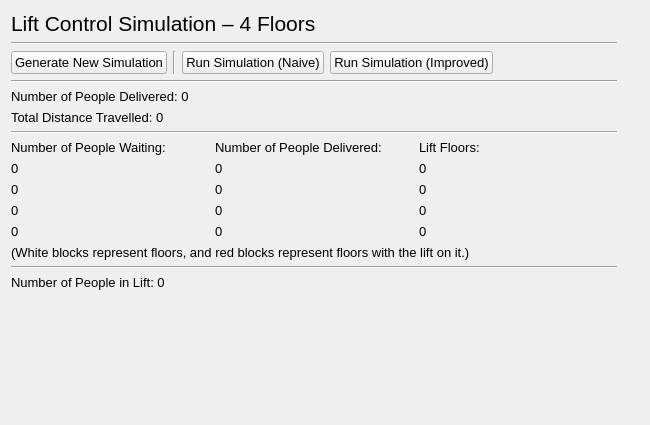
<?xml version="1.0" encoding="UTF-8"?>
<ui version="4.0">
 <class>mwindow_sim_4_floors</class>
 <widget class="QMainWindow" name="mwindow_sim_4_floors">
  <property name="geometry">
   <rect>
    <x>0</x>
    <y>0</y>
    <width>650</width>
    <height>425</height>
   </rect>
  </property>
  <property name="font">
   <font>
    <pointsize>10</pointsize>
   </font>
  </property>
  <property name="windowTitle">
   <string>Lift Control Simulation – 4 Floors</string>
  </property>
  <widget class="QWidget" name="central_widget">
   <widget class="QWidget" name="layoutWidget">
    <property name="geometry">
     <rect>
      <x>11</x>
      <y>11</y>
      <width>606</width>
      <height>392</height>
     </rect>
    </property>
    <layout class="QVBoxLayout" name="vert_layout_lift_control">
     <item>
      <widget class="QLabel" name="lbl_lift_control">
       <property name="font">
        <font>
         <pointsize>16</pointsize>
         <bold>false</bold>
        </font>
       </property>
       <property name="text">
        <string>Lift Control Simulation – 4 Floors</string>
       </property>
      </widget>
     </item>
     <item>
      <widget class="Line" name="hori_line_lift_control">
       <property name="orientation">
        <enum>Qt::Horizontal</enum>
       </property>
      </widget>
     </item>
     <item>
      <layout class="QHBoxLayout" name="hori_layout_nav">
       <item>
        <widget class="QPushButton" name="btn_generate_new_sim">
         <property name="text">
          <string>Generate New Simulation</string>
         </property>
        </widget>
       </item>
       <item>
        <widget class="Line" name="vert_line_buttons">
         <property name="orientation">
          <enum>Qt::Vertical</enum>
         </property>
        </widget>
       </item>
       <item alignment="Qt::AlignLeft">
        <widget class="QPushButton" name="btn_run_sim_naive">
         <property name="text">
          <string>Run Simulation (Naive)</string>
         </property>
        </widget>
       </item>
       <item>
        <widget class="QPushButton" name="btn_run_sim_improved">
         <property name="text">
          <string>Run Simulation (Improved)</string>
         </property>
        </widget>
       </item>
       <item>
        <spacer name="hori_spacer_nav">
         <property name="orientation">
          <enum>Qt::Horizontal</enum>
         </property>
         <property name="sizeHint" stdset="0">
          <size>
           <width>40</width>
           <height>20</height>
          </size>
         </property>
        </spacer>
       </item>
      </layout>
     </item>
     <item>
      <widget class="Line" name="hori_line_nav">
       <property name="orientation">
        <enum>Qt::Horizontal</enum>
       </property>
      </widget>
     </item>
     <item>
      <widget class="QLabel" name="lbl_num_delivered">
       <property name="text">
        <string>Number of People Delivered: 0</string>
       </property>
      </widget>
     </item>
     <item>
      <widget class="QLabel" name="lbl_distance_travelled">
       <property name="text">
        <string>Total Distance Travelled: 0</string>
       </property>
      </widget>
     </item>
     <item>
      <widget class="Line" name="hori_line_summary">
       <property name="orientation">
        <enum>Qt::Horizontal</enum>
       </property>
      </widget>
     </item>
     <item>
      <layout class="QGridLayout" name="grid_layout_sim">
       <item row="0" column="1">
        <widget class="QLabel" name="lbl_delivered_floors">
         <property name="font">
          <font>
           <pointsize>10</pointsize>
           <bold>false</bold>
          </font>
         </property>
         <property name="text">
          <string>Number of People Delivered:</string>
         </property>
        </widget>
       </item>
       <item row="3" column="0">
        <widget class="QLabel" name="lbl_waiting_1">
         <property name="text">
          <string>0</string>
         </property>
        </widget>
       </item>
       <item row="1" column="1">
        <widget class="QLabel" name="lbl_delivered_3">
         <property name="text">
          <string>0</string>
         </property>
        </widget>
       </item>
       <item row="4" column="0">
        <widget class="QLabel" name="lbl_waiting_0">
         <property name="text">
          <string>0</string>
         </property>
        </widget>
       </item>
       <item row="0" column="2">
        <widget class="QLabel" name="lbl_lift_floors">
         <property name="font">
          <font>
           <pointsize>10</pointsize>
           <bold>false</bold>
          </font>
         </property>
         <property name="text">
          <string>Lift Floors:</string>
         </property>
        </widget>
       </item>
       <item row="2" column="0">
        <widget class="QLabel" name="lbl_waiting_2">
         <property name="text">
          <string>0</string>
         </property>
        </widget>
       </item>
       <item row="1" column="0">
        <widget class="QLabel" name="lbl_waiting_3">
         <property name="text">
          <string>0</string>
         </property>
        </widget>
       </item>
       <item row="4" column="2">
        <widget class="QLabel" name="lbl_floor_0">
         <property name="text">
          <string>0</string>
         </property>
        </widget>
       </item>
       <item row="2" column="1">
        <widget class="QLabel" name="lbl_delivered_2">
         <property name="text">
          <string>0</string>
         </property>
        </widget>
       </item>
       <item row="1" column="2">
        <widget class="QLabel" name="lbl_floor_3">
         <property name="text">
          <string>0</string>
         </property>
        </widget>
       </item>
       <item row="0" column="0">
        <widget class="QLabel" name="lbl_waiting_floors">
         <property name="font">
          <font>
           <pointsize>10</pointsize>
           <bold>false</bold>
          </font>
         </property>
         <property name="text">
          <string>Number of People Waiting:</string>
         </property>
        </widget>
       </item>
       <item row="2" column="2">
        <widget class="QLabel" name="lbl_floor_2">
         <property name="text">
          <string>0</string>
         </property>
        </widget>
       </item>
       <item row="4" column="1">
        <widget class="QLabel" name="lbl_delivered_0">
         <property name="text">
          <string>0</string>
         </property>
        </widget>
       </item>
       <item row="3" column="2">
        <widget class="QLabel" name="lbl_floor_1">
         <property name="text">
          <string>0</string>
         </property>
        </widget>
       </item>
       <item row="3" column="1">
        <widget class="QLabel" name="lbl_delivered_1">
         <property name="text">
          <string>0</string>
         </property>
        </widget>
       </item>
      </layout>
     </item>
     <item>
      <widget class="QLabel" name="lbl_key">
       <property name="font">
        <font>
         <pointsize>10</pointsize>
         <italic>false</italic>
        </font>
       </property>
       <property name="text">
        <string>(White blocks represent floors, and red blocks represent floors with the lift on it.)</string>
       </property>
      </widget>
     </item>
     <item>
      <widget class="Line" name="hori_line_sim">
       <property name="orientation">
        <enum>Qt::Horizontal</enum>
       </property>
      </widget>
     </item>
     <item>
      <widget class="QLabel" name="lbl_num_in_lift">
       <property name="text">
        <string>Number of People in Lift: 0</string>
       </property>
      </widget>
     </item>
     <item>
      <widget class="QLabel" name="lbl_update">
       <property name="text">
        <string/>
       </property>
      </widget>
     </item>
     <item>
      <spacer name="vert_spacer">
       <property name="orientation">
        <enum>Qt::Vertical</enum>
       </property>
       <property name="sizeHint" stdset="0">
        <size>
         <width>20</width>
         <height>40</height>
        </size>
       </property>
      </spacer>
     </item>
    </layout>
   </widget>
  </widget>
 </widget>
 <resources/>
 <connections/>
</ui>
